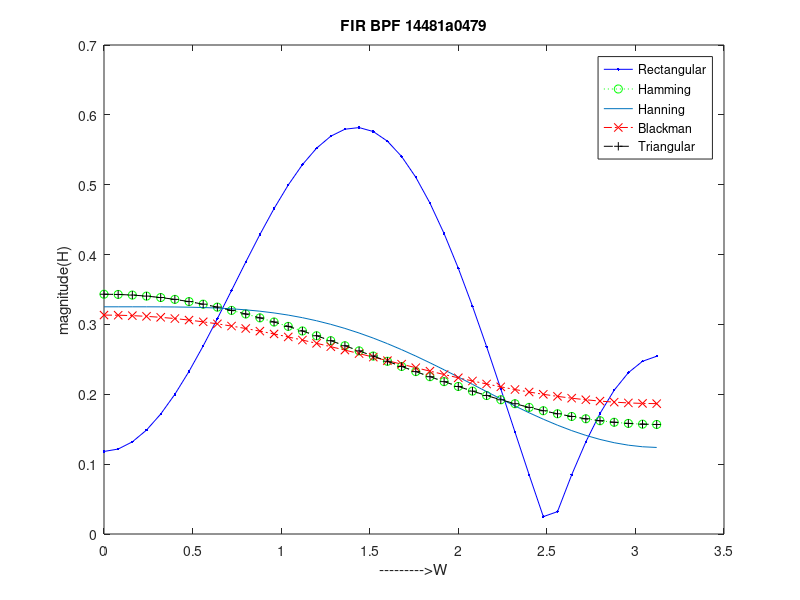

Here is the MATLAB script that generated this plot:
clc;
clear all;
close all;
WC1=input('enter cut-off frequency1');
WC2=input('enter cut-off frequency2');
N=input('enter order(odd number)');
e=0.0001;
s=(N-1)/2;
n=0:N-1;
hd=(sin((pi/2)*(n-s+e))-sin((pi/4)*(n-s+e)))./(pi*(n-s+e));
wr=rectwin(N);
whm=hamming(N);
whn=hann(N);
wb=blackman(N);
wt=bartlett(N);
hn1=hd.*wr';
hn2=hd.*whn';
hn3=hd.*whm';
hn4=hd.*wb';
hn5=hd.*wt';
w=0:0.08:pi;
h1=freqz(hn1,1,w);
h2=freqz(hn2,1,w);
h3=freqz(hn3,1,w);
h4=freqz(hn4,1,w);
h5=freqz(hn5,1,w);
plot(w,abs(h1),'b.-');
title('FIR BPF 14481a0479');
xlabel('--------->W');
ylabel('magnitude(H)');
hold on;
plot(w,abs(h2),'go:');
plot(w,abs(h3));
plot(w,abs(h4),'rx-.');
plot(w,abs(h5),'k+--');
hold off;
legend('Rectangular','Hamming','Hanning','Blackman','Triangular');


